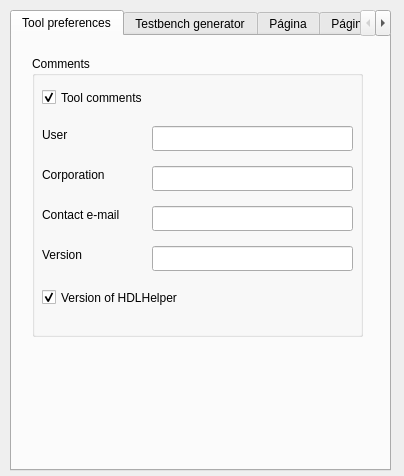
<?xml version="1.0" encoding="UTF-8"?>
<ui version="4.0">
 <class>Dialog_tool_preferences</class>
 <widget class="QDialog" name="Dialog_tool_preferences">
  <property name="geometry">
   <rect>
    <x>0</x>
    <y>0</y>
    <width>404</width>
    <height>476</height>
   </rect>
  </property>
  <property name="sizePolicy">
   <sizepolicy hsizetype="Fixed" vsizetype="Fixed">
    <horstretch>0</horstretch>
    <verstretch>0</verstretch>
   </sizepolicy>
  </property>
  <property name="maximumSize">
   <size>
    <width>404</width>
    <height>476</height>
   </size>
  </property>
  <property name="windowTitle">
   <string>Dialog</string>
  </property>
  <property name="windowIcon">
   <iconset>
    <normaloff>../../../img/logo/icon2.png</normaloff>../../../img/logo/icon2.png</iconset>
  </property>
  <widget class="QTabWidget" name="tabWidget">
   <property name="geometry">
    <rect>
     <x>10</x>
     <y>10</y>
     <width>381</width>
     <height>461</height>
    </rect>
   </property>
   <property name="currentIndex">
    <number>0</number>
   </property>
   <widget class="QWidget" name="tab">
    <attribute name="title">
     <string>Tool preferences</string>
    </attribute>
    <widget class="QGroupBox" name="groupBox">
     <property name="geometry">
      <rect>
       <x>20</x>
       <y>20</y>
       <width>331</width>
       <height>281</height>
      </rect>
     </property>
     <property name="title">
      <string>Comments</string>
     </property>
     <widget class="QCheckBox" name="checkBox_2">
      <property name="geometry">
       <rect>
        <x>10</x>
        <y>30</y>
        <width>201</width>
        <height>23</height>
       </rect>
      </property>
      <property name="text">
       <string>Tool comments</string>
      </property>
      <property name="checked">
       <bool>true</bool>
      </property>
     </widget>
     <widget class="QLineEdit" name="lineEdit">
      <property name="geometry">
       <rect>
        <x>120</x>
        <y>70</y>
        <width>201</width>
        <height>25</height>
       </rect>
      </property>
      <property name="inputMask">
       <string/>
      </property>
      <property name="text">
       <string/>
      </property>
     </widget>
     <widget class="QLabel" name="label_2">
      <property name="geometry">
       <rect>
        <x>10</x>
        <y>70</y>
        <width>51</width>
        <height>17</height>
       </rect>
      </property>
      <property name="text">
       <string>User</string>
      </property>
     </widget>
     <widget class="QLabel" name="label_3">
      <property name="geometry">
       <rect>
        <x>10</x>
        <y>110</y>
        <width>81</width>
        <height>17</height>
       </rect>
      </property>
      <property name="text">
       <string>Corporation</string>
      </property>
     </widget>
     <widget class="QLineEdit" name="lineEdit_2">
      <property name="geometry">
       <rect>
        <x>120</x>
        <y>110</y>
        <width>201</width>
        <height>25</height>
       </rect>
      </property>
      <property name="inputMask">
       <string/>
      </property>
      <property name="text">
       <string/>
      </property>
     </widget>
     <widget class="QLabel" name="label_4">
      <property name="geometry">
       <rect>
        <x>10</x>
        <y>150</y>
        <width>91</width>
        <height>17</height>
       </rect>
      </property>
      <property name="text">
       <string>Contact e-mail</string>
      </property>
     </widget>
     <widget class="QLineEdit" name="lineEdit_3">
      <property name="geometry">
       <rect>
        <x>120</x>
        <y>150</y>
        <width>201</width>
        <height>25</height>
       </rect>
      </property>
      <property name="inputMask">
       <string/>
      </property>
      <property name="text">
       <string/>
      </property>
     </widget>
     <widget class="QLabel" name="label_5">
      <property name="geometry">
       <rect>
        <x>10</x>
        <y>190</y>
        <width>91</width>
        <height>17</height>
       </rect>
      </property>
      <property name="text">
       <string>Version</string>
      </property>
     </widget>
     <widget class="QLineEdit" name="lineEdit_4">
      <property name="geometry">
       <rect>
        <x>120</x>
        <y>190</y>
        <width>201</width>
        <height>25</height>
       </rect>
      </property>
      <property name="inputMask">
       <string/>
      </property>
      <property name="text">
       <string/>
      </property>
     </widget>
     <widget class="QCheckBox" name="checkBox">
      <property name="geometry">
       <rect>
        <x>10</x>
        <y>230</y>
        <width>201</width>
        <height>23</height>
       </rect>
      </property>
      <property name="text">
       <string>Version of HDLHelper</string>
      </property>
      <property name="checked">
       <bool>true</bool>
      </property>
     </widget>
    </widget>
   </widget>
   <widget class="QWidget" name="tab_2">
    <attribute name="title">
     <string>Testbench generator</string>
    </attribute>
   </widget>
   <widget class="QWidget" name="tab_3">
    <attribute name="title">
     <string>Página</string>
    </attribute>
   </widget>
   <widget class="QWidget" name="tab_4">
    <attribute name="title">
     <string>Página</string>
    </attribute>
   </widget>
   <widget class="QWidget" name="tab_5">
    <attribute name="title">
     <string>Página</string>
    </attribute>
   </widget>
  </widget>
 </widget>
 <resources/>
 <connections/>
</ui>
